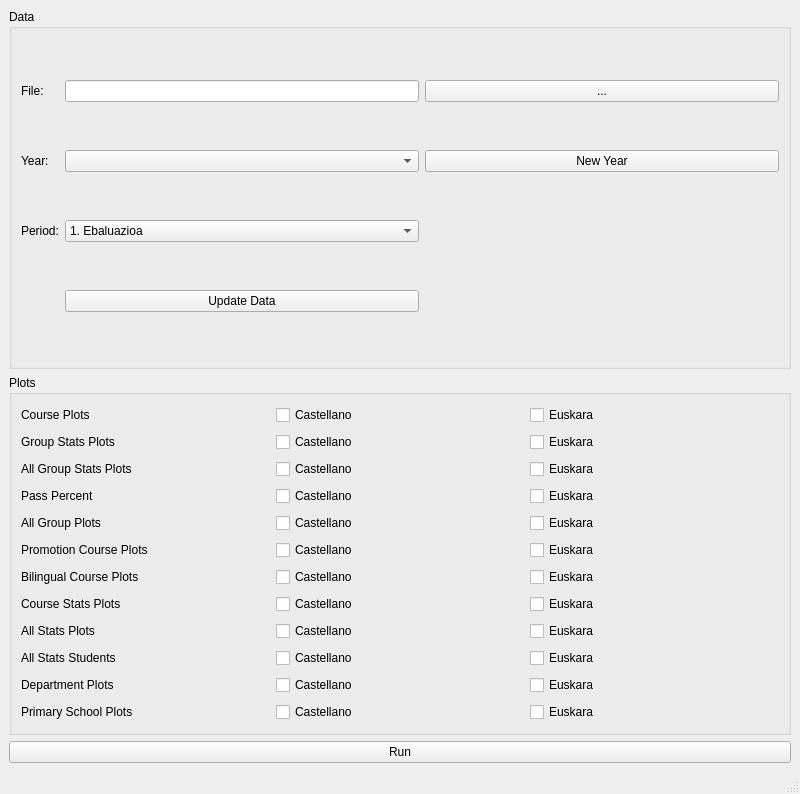
<?xml version="1.0" encoding="UTF-8"?>
<ui version="4.0">
 <class>MainWindow</class>
 <widget class="QMainWindow" name="MainWindow">
  <property name="geometry">
   <rect>
    <x>0</x>
    <y>0</y>
    <width>800</width>
    <height>794</height>
   </rect>
  </property>
  <property name="windowTitle">
   <string>Notak</string>
  </property>
  <widget class="QWidget" name="centralwidget">
   <layout class="QGridLayout" name="gridLayout_3">
    <item row="0" column="0">
     <widget class="QGroupBox" name="groupBox_2">
      <property name="title">
       <string>Data</string>
      </property>
      <layout class="QGridLayout" name="gridLayout_2">
       <item row="0" column="0">
        <widget class="QLabel" name="label_13">
         <property name="text">
          <string>File:</string>
         </property>
        </widget>
       </item>
       <item row="0" column="1">
        <widget class="QLineEdit" name="dffileLE">
         <property name="echoMode">
          <enum>QLineEdit::Normal</enum>
         </property>
        </widget>
       </item>
       <item row="0" column="3">
        <widget class="QPushButton" name="fileB">
         <property name="text">
          <string>...</string>
         </property>
        </widget>
       </item>
       <item row="1" column="0">
        <widget class="QLabel" name="label_14">
         <property name="text">
          <string>Year:</string>
         </property>
        </widget>
       </item>
       <item row="1" column="1">
        <widget class="QComboBox" name="yearCB"/>
       </item>
       <item row="2" column="0">
        <widget class="QLabel" name="label_15">
         <property name="text">
          <string>Period:</string>
         </property>
        </widget>
       </item>
       <item row="2" column="1">
        <widget class="QComboBox" name="periodCB">
         <item>
          <property name="text">
           <string>1. Ebaluazioa</string>
          </property>
         </item>
         <item>
          <property name="text">
           <string>2. Ebaluazioa</string>
          </property>
         </item>
         <item>
          <property name="text">
           <string>3. Ebaluazioa</string>
          </property>
         </item>
         <item>
          <property name="text">
           <string>Azken Ebaluazioa</string>
          </property>
         </item>
         <item>
          <property name="text">
           <string>Ohiz kanpoko Ebaluazioa</string>
          </property>
         </item>
         <item>
          <property name="text">
           <string>Final</string>
          </property>
         </item>
        </widget>
       </item>
       <item row="3" column="1">
        <widget class="QPushButton" name="updateDataB">
         <property name="text">
          <string>Update Data</string>
         </property>
        </widget>
       </item>
       <item row="3" column="3">
        <spacer name="horizontalSpacer_2">
         <property name="orientation">
          <enum>Qt::Horizontal</enum>
         </property>
         <property name="sizeHint" stdset="0">
          <size>
           <width>40</width>
           <height>20</height>
          </size>
         </property>
        </spacer>
       </item>
       <item row="1" column="3">
        <widget class="QPushButton" name="newYearCB">
         <property name="text">
          <string>New Year</string>
         </property>
        </widget>
       </item>
      </layout>
     </widget>
    </item>
    <item row="1" column="0">
     <widget class="QGroupBox" name="groupBox">
      <property name="title">
       <string>Plots</string>
      </property>
      <layout class="QGridLayout" name="gridLayout">
       <item row="0" column="0">
        <widget class="QLabel" name="label">
         <property name="text">
          <string>Course Plots</string>
         </property>
        </widget>
       </item>
       <item row="7" column="2">
        <widget class="QCheckBox" name="courseStatsPlotsEu">
         <property name="text">
          <string>Euskara</string>
         </property>
        </widget>
       </item>
       <item row="3" column="2">
        <widget class="QCheckBox" name="passPercentEu">
         <property name="text">
          <string>Euskara</string>
         </property>
        </widget>
       </item>
       <item row="6" column="1">
        <widget class="QCheckBox" name="bilingualCoursePlotsEs">
         <property name="text">
          <string>Castellano</string>
         </property>
        </widget>
       </item>
       <item row="8" column="1">
        <widget class="QCheckBox" name="allStatsPlotsEs">
         <property name="text">
          <string>Castellano</string>
         </property>
        </widget>
       </item>
       <item row="2" column="1">
        <widget class="QCheckBox" name="allGroupStatsPlotsEs">
         <property name="text">
          <string>Castellano</string>
         </property>
        </widget>
       </item>
       <item row="10" column="2">
        <widget class="QCheckBox" name="deptarmentPlotsEu">
         <property name="text">
          <string>Euskara</string>
         </property>
        </widget>
       </item>
       <item row="8" column="0">
        <widget class="QLabel" name="label_9">
         <property name="text">
          <string>All Stats Plots</string>
         </property>
        </widget>
       </item>
       <item row="0" column="1">
        <widget class="QCheckBox" name="coursePlotsEs">
         <property name="text">
          <string>Castellano</string>
         </property>
        </widget>
       </item>
       <item row="3" column="0">
        <widget class="QLabel" name="label_4">
         <property name="text">
          <string>Pass Percent</string>
         </property>
        </widget>
       </item>
       <item row="5" column="1">
        <widget class="QCheckBox" name="promCoursePlotsEs">
         <property name="text">
          <string>Castellano</string>
         </property>
        </widget>
       </item>
       <item row="3" column="1">
        <widget class="QCheckBox" name="passPercentEs">
         <property name="text">
          <string>Castellano</string>
         </property>
        </widget>
       </item>
       <item row="10" column="1">
        <widget class="QCheckBox" name="deptarmentPlotsEs">
         <property name="text">
          <string>Castellano</string>
         </property>
        </widget>
       </item>
       <item row="4" column="1">
        <widget class="QCheckBox" name="allGroupPlotsEs">
         <property name="text">
          <string>Castellano</string>
         </property>
        </widget>
       </item>
       <item row="11" column="1">
        <widget class="QCheckBox" name="primarySchoolsPlotsEs">
         <property name="text">
          <string>Castellano</string>
         </property>
        </widget>
       </item>
       <item row="1" column="1">
        <widget class="QCheckBox" name="groupStatsPlotsEs">
         <property name="text">
          <string>Castellano</string>
         </property>
        </widget>
       </item>
       <item row="4" column="2">
        <widget class="QCheckBox" name="allGroupPlotsEu">
         <property name="text">
          <string>Euskara</string>
         </property>
        </widget>
       </item>
       <item row="1" column="0">
        <widget class="QLabel" name="label_2">
         <property name="text">
          <string>Group Stats Plots</string>
         </property>
        </widget>
       </item>
       <item row="5" column="2">
        <widget class="QCheckBox" name="promCoursePlotsEu">
         <property name="text">
          <string>Euskara</string>
         </property>
        </widget>
       </item>
       <item row="11" column="0">
        <widget class="QLabel" name="label_12">
         <property name="text">
          <string>Primary School Plots</string>
         </property>
        </widget>
       </item>
       <item row="11" column="2">
        <widget class="QCheckBox" name="primarySchoolsPlotsEu">
         <property name="text">
          <string>Euskara</string>
         </property>
        </widget>
       </item>
       <item row="2" column="2">
        <widget class="QCheckBox" name="allGroupStatsPlotsEu">
         <property name="text">
          <string>Euskara</string>
         </property>
        </widget>
       </item>
       <item row="6" column="2">
        <widget class="QCheckBox" name="bilingualCoursePlotsEu">
         <property name="text">
          <string>Euskara</string>
         </property>
        </widget>
       </item>
       <item row="9" column="1">
        <widget class="QCheckBox" name="allStatsStudentsEs">
         <property name="text">
          <string>Castellano</string>
         </property>
        </widget>
       </item>
       <item row="1" column="2">
        <widget class="QCheckBox" name="groupStatsPlotsEu">
         <property name="text">
          <string>Euskara</string>
         </property>
        </widget>
       </item>
       <item row="10" column="0">
        <widget class="QLabel" name="label_11">
         <property name="text">
          <string>Department Plots</string>
         </property>
        </widget>
       </item>
       <item row="7" column="1">
        <widget class="QCheckBox" name="courseStatsPlotsEs">
         <property name="text">
          <string>Castellano</string>
         </property>
        </widget>
       </item>
       <item row="6" column="0">
        <widget class="QLabel" name="label_7">
         <property name="text">
          <string>Bilingual Course Plots</string>
         </property>
        </widget>
       </item>
       <item row="8" column="2">
        <widget class="QCheckBox" name="allStatsPlotsEu">
         <property name="text">
          <string>Euskara</string>
         </property>
        </widget>
       </item>
       <item row="4" column="0">
        <widget class="QLabel" name="label_5">
         <property name="text">
          <string>All Group Plots</string>
         </property>
        </widget>
       </item>
       <item row="5" column="0">
        <widget class="QLabel" name="label_6">
         <property name="text">
          <string>Promotion Course Plots</string>
         </property>
        </widget>
       </item>
       <item row="0" column="2">
        <widget class="QCheckBox" name="coursePlotsEu">
         <property name="text">
          <string>Euskara</string>
         </property>
        </widget>
       </item>
       <item row="2" column="0">
        <widget class="QLabel" name="label_3">
         <property name="text">
          <string>All Group Stats Plots</string>
         </property>
        </widget>
       </item>
       <item row="9" column="2">
        <widget class="QCheckBox" name="allStatsStudentsEu">
         <property name="text">
          <string>Euskara</string>
         </property>
        </widget>
       </item>
       <item row="9" column="0">
        <widget class="QLabel" name="label_10">
         <property name="text">
          <string>All Stats Students</string>
         </property>
        </widget>
       </item>
       <item row="7" column="0">
        <widget class="QLabel" name="label_8">
         <property name="text">
          <string>Course Stats Plots</string>
         </property>
        </widget>
       </item>
      </layout>
     </widget>
    </item>
    <item row="2" column="0">
     <widget class="QPushButton" name="runB">
      <property name="text">
       <string>Run</string>
      </property>
     </widget>
    </item>
   </layout>
  </widget>
  <widget class="QMenuBar" name="menubar">
   <property name="geometry">
    <rect>
     <x>0</x>
     <y>0</y>
     <width>800</width>
     <height>30</height>
    </rect>
   </property>
  </widget>
  <widget class="QStatusBar" name="statusbar"/>
 </widget>
 <resources/>
 <connections/>
</ui>
